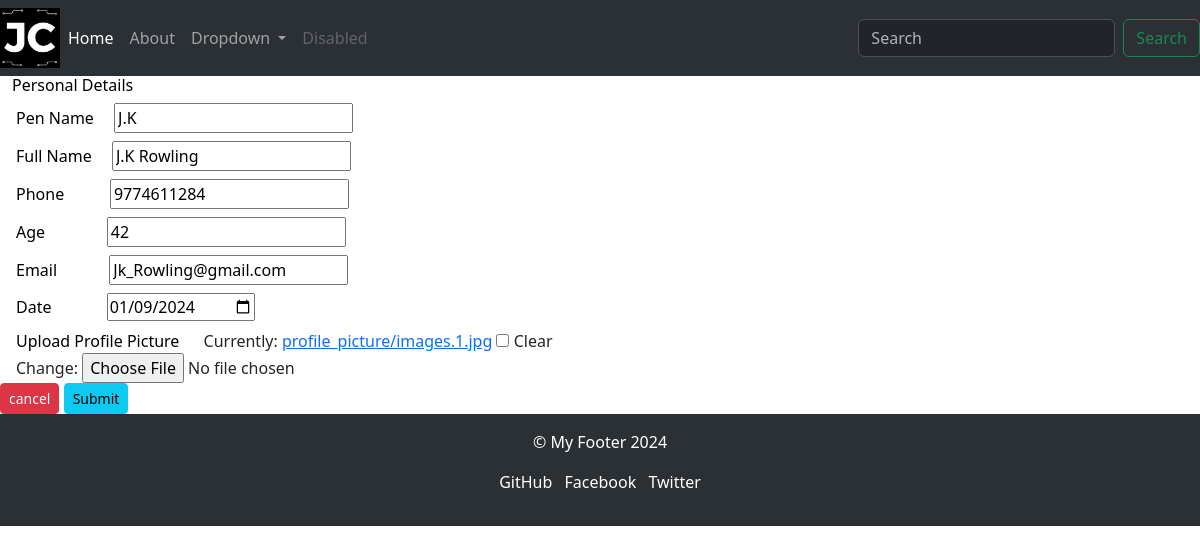
/update_author/3/, run on the app's committed database.
### webapp/models.py (models this page shows, shortened)
class Author(models.Model):
    pen_name = models.CharField(max_length=50, null=True)
    full_name = models.CharField(max_length=50, null=True)
    age = models.IntegerField(null=True)
    phone = models.IntegerField(blank=True)
    email = models.EmailField(blank=True)
    date_created = models.DateField(null=True)
    profile_picture = models.ImageField(upload_to='profile_picture/', blank=True)

### webapp/views.py (the view)
# urls.py: path('update_author/<int:pk>/', views.updateAuthor, name="updateAuthor"),
def updateAuthor(request, pk):
    author = Author.objects.get(id=pk)
    form = AuthorForm(instance= author)
    if request.method == 'POST':
        form = AuthorForm(request.POST, request.FILES, instance=author)
        if form.is_valid():
            form.save()
            return redirect('homePage')
    context = {'form': form}
    return render(request, 'pages/author_form.html', context)

### webapp/forms.py
class AuthorForm(ModelForm):
    date_created= forms.DateField(widget=forms.DateInput(attrs={"type":"date"}))
    class Meta:
        model = Author
        fields = '__all__'

### webapp/templates/pages/author_form.html (shortened to what this page needs)
{% extends 'pages/index.html' %}
{% load static %}
{% block content %}
<form action="" method="POST" enctype="multipart/form-data">
<div>
    <div>
            <div class="row gutters">
                <div class="text-black ps-4">
                    <h6>Personal Details</h6>
                </div>
                <div>
                    <div class="form-group ps-3 ">
                        <label for="fullName" class="text-black" style=" padding-right:1rem;">Pen Name</label>
                        {{form.pen_name}}
                    </div>
                </div>
                <div>
                    <div class="form-group pt-2 ps-3">
                        <label for="eMail" class="text-black"  style=" padding-right:1rem;">Full Name</label>
                        {{form.full_name}}
                    </div>
                </div>
                <div>
                    <div class="form-group pt-2 ps-3">
                        <label for="phone" class="text-black"  style=" padding-right:2.6rem;">Phone</label>
                        {{form.phone}}
                    </div>
                </div>
                <div>
                    <div class="form-group pt-2 ps-3">
                        <label for="website" class="text-black"  style=" padding-right:3.6rem;">Age</label>
                        {{form.age}}
                    </div>
                </div>
            </div>
            <div class="row gutters">
                <div>
                    <div class="form-group pt-2 ps-3">
                        <label for="Email" class="text-black"  style=" padding-right:3rem;">Email</label>
                        {{form.email}}
                    </div>
                </div>
                <div>
                    <div class="form-group pt-2 ps-3">
                        <label for="ciTy" class="text-black"  style=" padding-right:3.2rem; width=100px;">Date</label>
                        {{form.date_created}}
                    </div>
                </div>
                <div>
                    <div class="form-group pt-2 ps-3">
                        <label for="sTate" class="text-black" style="padding-right:20px;">Upload Profile Picture</label>
                        {{form.profile_picture}}
                    </div>
                </div>
            </div>
            <div class="row gutters">
                <div>
                    <div class="text-right">
                        <a href= "{% url 'homePage' %}" type="button" id="submit" name="submit" class="btn btn-danger btn-sm">cancel</a>
                        <button type="submit" id="submit" name="submit" class="btn btn-info btn-sm">Submit</button>
                    </div>
                </div>
            </div>
        </div>
    </div>
</form>
{% endblock %}

### data on the page
Author: pen_name "J.K", full_name "J.K Rowling", phone "9774611284", age "42", email "Jk_Rowling@gmail.com", date_created "01/09/2024"
